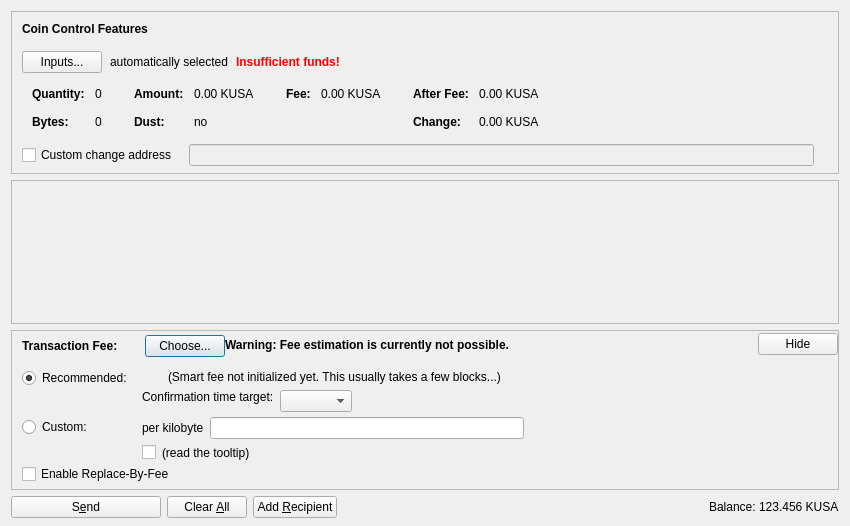
<?xml version="1.0" encoding="UTF-8"?>
<ui version="4.0">
 <class>SendCoinsDialog</class>
 <widget class="QDialog" name="SendCoinsDialog">
  <property name="geometry">
   <rect>
    <x>0</x>
    <y>0</y>
    <width>850</width>
    <height>526</height>
   </rect>
  </property>
  <property name="windowTitle">
   <string>Send Coins</string>
  </property>
  <layout class="QVBoxLayout" name="verticalLayout" stretch="0,1,0,0">
   <property name="bottomMargin">
    <number>8</number>
   </property>
   <item>
    <widget class="QFrame" name="frameCoinControl">
     <property name="sizePolicy">
      <sizepolicy hsizetype="Expanding" vsizetype="Expanding">
       <horstretch>0</horstretch>
       <verstretch>0</verstretch>
      </sizepolicy>
     </property>
     <property name="maximumSize">
      <size>
       <width>16777215</width>
       <height>16777215</height>
      </size>
     </property>
     <property name="frameShape">
      <enum>QFrame::StyledPanel</enum>
     </property>
     <property name="frameShadow">
      <enum>QFrame::Sunken</enum>
     </property>
     <layout class="QVBoxLayout" name="verticalLayoutCoinControl2">
      <property name="spacing">
       <number>0</number>
      </property>
      <property name="leftMargin">
       <number>0</number>
      </property>
      <property name="topMargin">
       <number>0</number>
      </property>
      <property name="rightMargin">
       <number>0</number>
      </property>
      <property name="bottomMargin">
       <number>6</number>
      </property>
      <item>
       <layout class="QVBoxLayout" name="verticalLayoutCoinControl" stretch="0,0,0,0,1">
        <property name="spacing">
         <number>0</number>
        </property>
        <property name="leftMargin">
         <number>10</number>
        </property>
        <property name="topMargin">
         <number>10</number>
        </property>
        <item>
         <layout class="QHBoxLayout" name="horizontalLayoutCoinControl1">
          <property name="bottomMargin">
           <number>15</number>
          </property>
          <item>
           <widget class="QLabel" name="labelCoinControlFeatures">
            <property name="sizePolicy">
             <sizepolicy hsizetype="Preferred" vsizetype="Maximum">
              <horstretch>0</horstretch>
              <verstretch>0</verstretch>
             </sizepolicy>
            </property>
            <property name="font">
             <font>
              <weight>75</weight>
              <bold>true</bold>
             </font>
            </property>
            <property name="styleSheet">
             <string notr="true">font-weight:bold;</string>
            </property>
            <property name="text">
             <string>Coin Control Features</string>
            </property>
           </widget>
          </item>
         </layout>
        </item>
        <item>
         <layout class="QHBoxLayout" name="horizontalLayoutCoinControl2" stretch="0,0,0,0">
          <property name="spacing">
           <number>8</number>
          </property>
          <property name="bottomMargin">
           <number>10</number>
          </property>
          <item>
           <widget class="QPushButton" name="pushButtonCoinControl">
            <property name="styleSheet">
             <string notr="true"/>
            </property>
            <property name="text">
             <string>Inputs...</string>
            </property>
            <property name="autoDefault">
             <bool>false</bool>
            </property>
           </widget>
          </item>
          <item>
           <widget class="QLabel" name="labelCoinControlAutomaticallySelected">
            <property name="text">
             <string>automatically selected</string>
            </property>
            <property name="margin">
             <number>5</number>
            </property>
           </widget>
          </item>
          <item>
           <widget class="QLabel" name="labelCoinControlInsuffFunds">
            <property name="font">
             <font>
              <weight>75</weight>
              <bold>true</bold>
             </font>
            </property>
            <property name="styleSheet">
             <string notr="true">color:red;font-weight:bold;</string>
            </property>
            <property name="text">
             <string>Insufficient funds!</string>
            </property>
            <property name="margin">
             <number>5</number>
            </property>
           </widget>
          </item>
          <item>
           <spacer name="horizontalSpacerCoinControl">
            <property name="orientation">
             <enum>Qt::Horizontal</enum>
            </property>
            <property name="sizeHint" stdset="0">
             <size>
              <width>40</width>
              <height>1</height>
             </size>
            </property>
           </spacer>
          </item>
         </layout>
        </item>
        <item>
         <widget class="QWidget" name="widgetCoinControl" native="true">
          <property name="sizePolicy">
           <sizepolicy hsizetype="Preferred" vsizetype="Preferred">
            <horstretch>0</horstretch>
            <verstretch>0</verstretch>
           </sizepolicy>
          </property>
          <property name="minimumSize">
           <size>
            <width>0</width>
            <height>0</height>
           </size>
          </property>
          <property name="styleSheet">
           <string notr="true"/>
          </property>
          <layout class="QHBoxLayout" name="horizontalLayoutCoinControl5">
           <property name="leftMargin">
            <number>0</number>
           </property>
           <property name="topMargin">
            <number>0</number>
           </property>
           <property name="rightMargin">
            <number>0</number>
           </property>
           <property name="bottomMargin">
            <number>0</number>
           </property>
           <item>
            <layout class="QHBoxLayout" name="horizontalLayoutCoinControl3" stretch="0,0,0,1">
             <property name="spacing">
              <number>20</number>
             </property>
             <property name="topMargin">
              <number>0</number>
             </property>
             <property name="bottomMargin">
              <number>10</number>
             </property>
             <item>
              <layout class="QFormLayout" name="formLayoutCoinControl1">
               <property name="horizontalSpacing">
                <number>10</number>
               </property>
               <property name="verticalSpacing">
                <number>14</number>
               </property>
               <property name="leftMargin">
                <number>10</number>
               </property>
               <property name="topMargin">
                <number>4</number>
               </property>
               <property name="rightMargin">
                <number>6</number>
               </property>
               <item row="0" column="0">
                <widget class="QLabel" name="labelCoinControlQuantityText">
                 <property name="font">
                  <font>
                   <weight>75</weight>
                   <bold>true</bold>
                  </font>
                 </property>
                 <property name="text">
                  <string>Quantity:</string>
                 </property>
                 <property name="margin">
                  <number>0</number>
                 </property>
                </widget>
               </item>
               <item row="0" column="1">
                <widget class="QLabel" name="labelCoinControlQuantity">
                 <property name="cursor">
                  <cursorShape>IBeamCursor</cursorShape>
                 </property>
                 <property name="contextMenuPolicy">
                  <enum>Qt::ActionsContextMenu</enum>
                 </property>
                 <property name="text">
                  <string notr="true">0</string>
                 </property>
                 <property name="margin">
                  <number>0</number>
                 </property>
                 <property name="textInteractionFlags">
                  <set>Qt::LinksAccessibleByMouse|Qt::TextSelectableByKeyboard|Qt::TextSelectableByMouse</set>
                 </property>
                </widget>
               </item>
               <item row="1" column="0">
                <widget class="QLabel" name="labelCoinControlBytesText">
                 <property name="font">
                  <font>
                   <weight>75</weight>
                   <bold>true</bold>
                  </font>
                 </property>
                 <property name="text">
                  <string>Bytes:</string>
                 </property>
                </widget>
               </item>
               <item row="1" column="1">
                <widget class="QLabel" name="labelCoinControlBytes">
                 <property name="cursor">
                  <cursorShape>IBeamCursor</cursorShape>
                 </property>
                 <property name="contextMenuPolicy">
                  <enum>Qt::ActionsContextMenu</enum>
                 </property>
                 <property name="text">
                  <string notr="true">0</string>
                 </property>
                 <property name="textInteractionFlags">
                  <set>Qt::LinksAccessibleByMouse|Qt::TextSelectableByKeyboard|Qt::TextSelectableByMouse</set>
                 </property>
                </widget>
               </item>
              </layout>
             </item>
             <item>
              <layout class="QFormLayout" name="formLayoutCoinControl2">
               <property name="horizontalSpacing">
                <number>10</number>
               </property>
               <property name="verticalSpacing">
                <number>14</number>
               </property>
               <property name="leftMargin">
                <number>6</number>
               </property>
               <property name="topMargin">
                <number>4</number>
               </property>
               <property name="rightMargin">
                <number>6</number>
               </property>
               <item row="0" column="0">
                <widget class="QLabel" name="labelCoinControlAmountText">
                 <property name="font">
                  <font>
                   <weight>75</weight>
                   <bold>true</bold>
                  </font>
                 </property>
                 <property name="text">
                  <string>Amount:</string>
                 </property>
                 <property name="margin">
                  <number>0</number>
                 </property>
                </widget>
               </item>
               <item row="0" column="1">
                <widget class="QLabel" name="labelCoinControlAmount">
                 <property name="cursor">
                  <cursorShape>IBeamCursor</cursorShape>
                 </property>
                 <property name="contextMenuPolicy">
                  <enum>Qt::ActionsContextMenu</enum>
                 </property>
                 <property name="text">
                  <string notr="true">0.00 KUSA</string>
                 </property>
                 <property name="textInteractionFlags">
                  <set>Qt::LinksAccessibleByMouse|Qt::TextSelectableByKeyboard|Qt::TextSelectableByMouse</set>
                 </property>
                </widget>
               </item>
               <item row="1" column="0">
                <widget class="QLabel" name="labelCoinControlLowOutputText">
                 <property name="font">
                  <font>
                   <weight>75</weight>
                   <bold>true</bold>
                  </font>
                 </property>
                 <property name="text">
                  <string>Dust:</string>
                 </property>
                </widget>
               </item>
               <item row="1" column="1">
                <widget class="QLabel" name="labelCoinControlLowOutput">
                 <property name="cursor">
                  <cursorShape>IBeamCursor</cursorShape>
                 </property>
                 <property name="contextMenuPolicy">
                  <enum>Qt::ActionsContextMenu</enum>
                 </property>
                 <property name="text">
                  <string notr="true">no</string>
                 </property>
                 <property name="textInteractionFlags">
                  <set>Qt::LinksAccessibleByMouse|Qt::TextSelectableByKeyboard|Qt::TextSelectableByMouse</set>
                 </property>
                </widget>
               </item>
              </layout>
             </item>
             <item>
              <layout class="QFormLayout" name="formLayoutCoinControl3">
               <property name="horizontalSpacing">
                <number>10</number>
               </property>
               <property name="verticalSpacing">
                <number>14</number>
               </property>
               <property name="leftMargin">
                <number>6</number>
               </property>
               <property name="topMargin">
                <number>4</number>
               </property>
               <property name="rightMargin">
                <number>6</number>
               </property>
               <item row="0" column="0">
                <widget class="QLabel" name="labelCoinControlFeeText">
                 <property name="font">
                  <font>
                   <weight>75</weight>
                   <bold>true</bold>
                  </font>
                 </property>
                 <property name="text">
                  <string>Fee:</string>
                 </property>
                 <property name="margin">
                  <number>0</number>
                 </property>
                </widget>
               </item>
               <item row="0" column="1">
                <widget class="QLabel" name="labelCoinControlFee">
                 <property name="cursor">
                  <cursorShape>IBeamCursor</cursorShape>
                 </property>
                 <property name="contextMenuPolicy">
                  <enum>Qt::ActionsContextMenu</enum>
                 </property>
                 <property name="text">
                  <string notr="true">0.00 KUSA</string>
                 </property>
                 <property name="textInteractionFlags">
                  <set>Qt::LinksAccessibleByMouse|Qt::TextSelectableByKeyboard|Qt::TextSelectableByMouse</set>
                 </property>
                </widget>
               </item>
              </layout>
             </item>
             <item>
              <layout class="QFormLayout" name="formLayoutCoinControl4">
               <property name="horizontalSpacing">
                <number>10</number>
               </property>
               <property name="verticalSpacing">
                <number>14</number>
               </property>
               <property name="leftMargin">
                <number>6</number>
               </property>
               <property name="topMargin">
                <number>4</number>
               </property>
               <property name="rightMargin">
                <number>6</number>
               </property>
               <item row="0" column="0">
                <widget class="QLabel" name="labelCoinControlAfterFeeText">
                 <property name="font">
                  <font>
                   <weight>75</weight>
                   <bold>true</bold>
                  </font>
                 </property>
                 <property name="text">
                  <string>After Fee:</string>
                 </property>
                 <property name="margin">
                  <number>0</number>
                 </property>
                </widget>
               </item>
               <item row="0" column="1">
                <widget class="QLabel" name="labelCoinControlAfterFee">
                 <property name="cursor">
                  <cursorShape>IBeamCursor</cursorShape>
                 </property>
                 <property name="contextMenuPolicy">
                  <enum>Qt::ActionsContextMenu</enum>
                 </property>
                 <property name="text">
                  <string notr="true">0.00 KUSA</string>
                 </property>
                 <property name="textInteractionFlags">
                  <set>Qt::LinksAccessibleByMouse|Qt::TextSelectableByKeyboard|Qt::TextSelectableByMouse</set>
                 </property>
                </widget>
               </item>
               <item row="1" column="0">
                <widget class="QLabel" name="labelCoinControlChangeText">
                 <property name="font">
                  <font>
                   <weight>75</weight>
                   <bold>true</bold>
                  </font>
                 </property>
                 <property name="text">
                  <string>Change:</string>
                 </property>
                </widget>
               </item>
               <item row="1" column="1">
                <widget class="QLabel" name="labelCoinControlChange">
                 <property name="cursor">
                  <cursorShape>IBeamCursor</cursorShape>
                 </property>
                 <property name="contextMenuPolicy">
                  <enum>Qt::ActionsContextMenu</enum>
                 </property>
                 <property name="text">
                  <string notr="true">0.00 KUSA</string>
                 </property>
                 <property name="textInteractionFlags">
                  <set>Qt::LinksAccessibleByMouse|Qt::TextSelectableByKeyboard|Qt::TextSelectableByMouse</set>
                 </property>
                </widget>
               </item>
              </layout>
             </item>
            </layout>
           </item>
          </layout>
         </widget>
        </item>
        <item>
         <layout class="QHBoxLayout" name="horizontalLayoutCoinControl4" stretch="0,0,0">
          <property name="spacing">
           <number>12</number>
          </property>
          <property name="sizeConstraint">
           <enum>QLayout::SetDefaultConstraint</enum>
          </property>
          <property name="topMargin">
           <number>5</number>
          </property>
          <property name="rightMargin">
           <number>5</number>
          </property>
          <item>
           <widget class="QCheckBox" name="checkBoxCoinControlChange">
            <property name="toolTip">
             <string>If this is activated, but the change address is empty or invalid, change will be sent to a newly generated address.</string>
            </property>
            <property name="text">
             <string>Custom change address</string>
            </property>
           </widget>
          </item>
          <item>
           <widget class="QValidatedLineEdit" name="lineEditCoinControlChange">
            <property name="enabled">
             <bool>false</bool>
            </property>
            <property name="sizePolicy">
             <sizepolicy hsizetype="Expanding" vsizetype="Fixed">
              <horstretch>0</horstretch>
              <verstretch>0</verstretch>
             </sizepolicy>
            </property>
           </widget>
          </item>
          <item>
           <widget class="QLabel" name="labelCoinControlChangeLabel">
            <property name="sizePolicy">
             <sizepolicy hsizetype="Preferred" vsizetype="Expanding">
              <horstretch>0</horstretch>
              <verstretch>0</verstretch>
             </sizepolicy>
            </property>
            <property name="minimumSize">
             <size>
              <width>0</width>
              <height>0</height>
             </size>
            </property>
            <property name="text">
             <string/>
            </property>
            <property name="margin">
             <number>3</number>
            </property>
           </widget>
          </item>
         </layout>
        </item>
        <item>
         <spacer name="verticalSpacerCoinControl">
          <property name="orientation">
           <enum>Qt::Vertical</enum>
          </property>
          <property name="sizeHint" stdset="0">
           <size>
            <width>800</width>
            <height>1</height>
           </size>
          </property>
         </spacer>
        </item>
       </layout>
      </item>
     </layout>
    </widget>
   </item>
   <item>
    <widget class="QScrollArea" name="scrollArea">
     <property name="widgetResizable">
      <bool>true</bool>
     </property>
     <widget class="QWidget" name="scrollAreaWidgetContents">
      <property name="geometry">
       <rect>
        <x>0</x>
        <y>0</y>
        <width>830</width>
        <height>104</height>
       </rect>
      </property>
      <layout class="QVBoxLayout" name="verticalLayout_2" stretch="0,1">
       <property name="leftMargin">
        <number>0</number>
       </property>
       <property name="topMargin">
        <number>0</number>
       </property>
       <property name="rightMargin">
        <number>0</number>
       </property>
       <property name="bottomMargin">
        <number>0</number>
       </property>
       <item>
        <layout class="QVBoxLayout" name="entries">
         <property name="spacing">
          <number>6</number>
         </property>
        </layout>
       </item>
       <item>
        <spacer name="verticalSpacer">
         <property name="orientation">
          <enum>Qt::Vertical</enum>
         </property>
         <property name="sizeHint" stdset="0">
          <size>
           <width>20</width>
           <height>40</height>
          </size>
         </property>
        </spacer>
       </item>
      </layout>
     </widget>
    </widget>
   </item>
   <item>
    <widget class="QFrame" name="frameFee">
     <property name="sizePolicy">
      <sizepolicy hsizetype="Expanding" vsizetype="Expanding">
       <horstretch>0</horstretch>
       <verstretch>0</verstretch>
      </sizepolicy>
     </property>
     <property name="maximumSize">
      <size>
       <width>16777215</width>
       <height>16777215</height>
      </size>
     </property>
     <property name="frameShape">
      <enum>QFrame::StyledPanel</enum>
     </property>
     <property name="frameShadow">
      <enum>QFrame::Sunken</enum>
     </property>
     <layout class="QVBoxLayout" name="verticalLayoutFee1">
      <property name="spacing">
       <number>0</number>
      </property>
      <property name="leftMargin">
       <number>0</number>
      </property>
      <property name="topMargin">
       <number>0</number>
      </property>
      <property name="rightMargin">
       <number>0</number>
      </property>
      <property name="bottomMargin">
       <number>0</number>
      </property>
      <item>
       <layout class="QVBoxLayout" name="verticalLayoutFee2" stretch="0,0,0">
        <property name="spacing">
         <number>0</number>
        </property>
        <property name="leftMargin">
         <number>10</number>
        </property>
        <property name="topMargin">
         <number>0</number>
        </property>
        <item>
         <layout class="QHBoxLayout" name="horizontalLayoutFee1">
          <property name="bottomMargin">
           <number>0</number>
          </property>
          <item>
           <layout class="QVBoxLayout" name="verticalLayoutFee7">
            <property name="spacing">
             <number>0</number>
            </property>
            <item>
             <spacer name="verticalSpacerSmartFee">
              <property name="orientation">
               <enum>Qt::Vertical</enum>
              </property>
              <property name="sizeType">
               <enum>QSizePolicy::Fixed</enum>
              </property>
              <property name="sizeHint" stdset="0">
               <size>
                <width>1</width>
                <height>4</height>
               </size>
              </property>
             </spacer>
            </item>
            <item>
             <layout class="QHBoxLayout" name="horizontalLayoutSmartFee">
              <property name="spacing">
               <number>10</number>
              </property>
              <item>
               <widget class="QLabel" name="labelFeeHeadline">
                <property name="sizePolicy">
                 <sizepolicy hsizetype="Preferred" vsizetype="Maximum">
                  <horstretch>0</horstretch>
                  <verstretch>0</verstretch>
                 </sizepolicy>
                </property>
                <property name="font">
                 <font>
                  <weight>75</weight>
                  <bold>true</bold>
                 </font>
                </property>
                <property name="styleSheet">
                 <string notr="true">font-weight:bold;</string>
                </property>
                <property name="text">
                 <string>Transaction Fee:</string>
                </property>
               </widget>
              </item>
              <item>
               <widget class="QLabel" name="labelFeeMinimized">
                <property name="text">
                 <string/>
                </property>
               </widget>
              </item>
              <item>
               <widget class="QPushButton" name="buttonChooseFee">
                <property name="text">
                 <string>Choose...</string>
                </property>
               </widget>
              </item>
             </layout>
            </item>
            <item>
             <spacer name="verticalSpacer_5">
              <property name="orientation">
               <enum>Qt::Vertical</enum>
              </property>
              <property name="sizeHint" stdset="0">
               <size>
                <width>1</width>
                <height>1</height>
               </size>
              </property>
             </spacer>
            </item>
           </layout>
          </item>
          <item>
           <widget class="QLabel" name="fallbackFeeWarningLabel">
            <property name="toolTip">
             <string>Using the fallbackfee can result in sending a transaction that will take several hours or days (or never) to confirm. Consider choosing your fee manually or wait until you have validated the complete chain.</string>
            </property>
            <property name="font">
            <font>
                <weight>75</weight>
                <bold>true</bold>
            </font>
            </property>
            <property name="text">
             <string>Warning: Fee estimation is currently not possible.</string>
            </property>
            <property name="wordWrap">
             <bool>false</bool>
            </property>
           </widget>
          </item>
          <item>
           <spacer name="horizontalSpacer_4">
            <property name="orientation">
             <enum>Qt::Horizontal</enum>
            </property>
            <property name="sizeType">
             <enum>QSizePolicy::MinimumExpanding</enum>
            </property>
            <property name="sizeHint" stdset="0">
             <size>
              <width>40</width>
              <height>20</height>
             </size>
            </property>
           </spacer>
          </item>
          <item>
           <widget class="QPushButton" name="buttonMinimizeFee">
            <property name="toolTip">
             <string>collapse fee-settings</string>
            </property>
            <property name="text">
             <string>Hide</string>
            </property>
           </widget>
          </item>
         </layout>
        </item>
        <item>
         <widget class="QFrame" name="frameFeeSelection">
          <layout class="QVBoxLayout" name="verticalLayoutFee12">
           <property name="spacing">
            <number>0</number>
           </property>
           <property name="leftMargin">
            <number>0</number>
           </property>
           <property name="topMargin">
            <number>0</number>
           </property>
           <property name="rightMargin">
            <number>0</number>
           </property>
           <property name="bottomMargin">
            <number>0</number>
           </property>
           <item>
            <layout class="QGridLayout" name="gridLayoutFee">
             <property name="topMargin">
              <number>10</number>
             </property>
             <property name="bottomMargin">
              <number>4</number>
             </property>
             <property name="horizontalSpacing">
              <number>10</number>
             </property>
             <property name="verticalSpacing">
              <number>4</number>
             </property>
             <item row="1" column="1">
              <layout class="QVBoxLayout" name="verticalLayoutFee8">
               <property name="spacing">
                <number>6</number>
               </property>
               <item>
                <layout class="QHBoxLayout" name="horizontalLayoutFee13">
                 <item>
                  <widget class="QLabel" name="labelCustomPerKilobyte">
                   <property name="toolTip">
                    <string>If the custom fee is set to 1000 tanakas and the transaction is only 250 bytes, then &quot;per kilobyte&quot; only pays 250 satoshis in fee, while &quot;total at least&quot; pays 1000 satoshis. For transactions bigger than a kilobyte both pay by kilobyte.</string>
                   </property>
                   <property name="text">
                    <string>per kilobyte</string>
                   </property>
                  </widget>
                 </item>
                 <item>
                  <widget class="BitcoinAmountField" name="customFee"/>
                 </item>
                 <item>
                  <spacer name="horizontalSpacer_6">
                   <property name="orientation">
                    <enum>Qt::Horizontal</enum>
                   </property>
                   <property name="sizeHint" stdset="0">
                    <size>
                     <width>1</width>
                     <height>1</height>
                    </size>
                   </property>
                  </spacer>
                 </item>
                </layout>
               </item>
               <item>
                <layout class="QHBoxLayout" name="horizontalLayoutFee8">
                 <item>
                  <widget class="QCheckBox" name="checkBoxMinimumFee">
                   <property name="toolTip">
                    <string>Paying only the minimum fee is just fine as long as there is less transaction volume than space in the blocks. But be aware that this can end up in a never confirming transaction once there is more demand for kusacoin transactions than the network can process.</string>
                   </property>
                   <property name="text">
                    <string/>
                   </property>
                  </widget>
                 </item>
                 <item>
                  <widget class="QLabel" name="labelMinFeeWarning">
                   <property name="enabled">
                    <bool>true</bool>
                   </property>
                   <property name="toolTip">
                    <string>Paying only the minimum fee is just fine as long as there is less transaction volume than space in the blocks. But be aware that this can end up in a never confirming transaction once there is more demand for kusacoin transactions than the network can process.</string>
                   </property>
                   <property name="text">
                    <string>(read the tooltip)</string>
                   </property>
                   <property name="margin">
                    <number>5</number>
                   </property>
                  </widget>
                 </item>
                 <item>
                  <spacer name="horizontalSpacer_2">
                   <property name="orientation">
                    <enum>Qt::Horizontal</enum>
                   </property>
                   <property name="sizeHint" stdset="0">
                    <size>
                     <width>1</width>
                     <height>1</height>
                    </size>
                   </property>
                  </spacer>
                 </item>
                </layout>
               </item>
              </layout>
             </item>
             <item row="0" column="0">
              <layout class="QVBoxLayout" name="verticalLayoutFee4" stretch="0,1">
               <item>
                <widget class="QRadioButton" name="radioSmartFee">
                 <property name="text">
                  <string>Recommended:</string>
                 </property>
                 <property name="checked">
                  <bool>true</bool>
                 </property>
                 <attribute name="buttonGroup">
                  <string notr="true">groupFee</string>
                 </attribute>
                </widget>
               </item>
               <item>
                <spacer name="verticalSpacer_2">
                 <property name="orientation">
                  <enum>Qt::Vertical</enum>
                 </property>
                 <property name="sizeHint" stdset="0">
                  <size>
                   <width>1</width>
                   <height>1</height>
                  </size>
                 </property>
                </spacer>
               </item>
              </layout>
             </item>
             <item row="1" column="0">
              <layout class="QVBoxLayout" name="verticalLayoutFee9" stretch="0,1">
               <item>
                <widget class="QRadioButton" name="radioCustomFee">
                 <property name="text">
                  <string>Custom:</string>
                 </property>
                 <attribute name="buttonGroup">
                  <string notr="true">groupFee</string>
                 </attribute>
                </widget>
               </item>
               <item>
                <spacer name="verticalSpacer_6">
                 <property name="orientation">
                  <enum>Qt::Vertical</enum>
                 </property>
                 <property name="sizeHint" stdset="0">
                  <size>
                   <width>1</width>
                   <height>1</height>
                  </size>
                 </property>
                </spacer>
               </item>
              </layout>
             </item>
             <item row="0" column="1">
              <layout class="QVBoxLayout" name="verticalLayoutFee3" stretch="0,0,1">
               <property name="spacing">
                <number>6</number>
               </property>
               <property name="topMargin">
                <number>2</number>
               </property>
               <item>
                <layout class="QHBoxLayout" name="horizontalLayoutFee12">
                 <item>
                  <widget class="QLabel" name="labelSmartFee">
                   <property name="text">
                    <string/>
                   </property>
                   <property name="margin">
                    <number>2</number>
                   </property>
                  </widget>
                 </item>
                 <item>
                  <widget class="QLabel" name="labelFeeEstimation">
                   <property name="text">
                    <string/>
                   </property>
                  </widget>
                 </item>
                 <item>
                  <widget class="QLabel" name="labelSmartFee2">
                   <property name="text">
                    <string>(Smart fee not initialized yet. This usually takes a few blocks...)</string>
                   </property>
                   <property name="margin">
                    <number>2</number>
                   </property>
                  </widget>
                 </item>
                 <item>
                  <spacer name="horizontalSpacer_5">
                   <property name="orientation">
                    <enum>Qt::Horizontal</enum>
                   </property>
                   <property name="sizeHint" stdset="0">
                    <size>
                     <width>1</width>
                     <height>1</height>
                    </size>
                   </property>
                  </spacer>
                 </item>
                </layout>
               </item>
               <item>
                <layout class="QHBoxLayout" name="horizontalLayoutFee9">
                 <item>
                  <layout class="QVBoxLayout" name="verticalLayoutFee6">
                   <item>
                    <widget class="QLabel" name="labelSmartFee3">
                     <property name="text">
                      <string>Confirmation time target:</string>
                     </property>
                     <property name="margin">
                      <number>2</number>
                     </property>
                    </widget>
                   </item>
                   <item>
                    <spacer name="verticalSpacer_3">
                     <property name="orientation">
                      <enum>Qt::Vertical</enum>
                     </property>
                     <property name="sizeHint" stdset="0">
                      <size>
                       <width>1</width>
                       <height>1</height>
                      </size>
                     </property>
                    </spacer>
                   </item>
                  </layout>
                 </item>
                 <item>
                  <layout class="QVBoxLayout" name="verticalLayoutFee5">
                   <property name="rightMargin">
                    <number>30</number>
                   </property>
                   <item>
                    <layout class="QHBoxLayout" name="horizontalLayoutConfTarget">
                     <property name="bottomMargin">
                      <number>0</number>
                     </property>
                     <item>
                      <widget class="QComboBox" name="confTargetSelector"/>
                     </item>
                     <item>
                      <spacer name="horizontalSpacerConfTarget">
                       <property name="orientation">
                        <enum>Qt::Horizontal</enum>
                       </property>
                       <property name="sizeHint" stdset="0">
                        <size>
                         <width>40</width>
                         <height>20</height>
                        </size>
                       </property>
                      </spacer>
                     </item>
                    </layout>
                   </item>
                  </layout>
                 </item>
                </layout>
               </item>
               <item>
                <spacer name="verticalSpacer_4">
                 <property name="orientation">
                  <enum>Qt::Vertical</enum>
                 </property>
                 <property name="sizeHint" stdset="0">
                  <size>
                   <width>1</width>
                   <height>1</height>
                  </size>
                 </property>
                </spacer>
               </item>
              </layout>
             </item>
            </layout>
           </item>
           <item>
            <widget class="QCheckBox" name="optInRBF">
             <property name="text">
              <string>Enable Replace-By-Fee</string>
             </property>
             <property name="toolTip">
              <string>With Replace-By-Fee (BIP-125) you can increase a transaction's fee after it is sent. Without this, a higher fee may be recommended to compensate for increased transaction delay risk.</string>
             </property>
            </widget>
           </item>
          </layout>
         </widget>
        </item>
        <item>
         <spacer name="verticalSpacerFee">
          <property name="orientation">
           <enum>Qt::Vertical</enum>
          </property>
          <property name="sizeHint" stdset="0">
           <size>
            <width>40</width>
            <height>5</height>
           </size>
          </property>
         </spacer>
        </item>
       </layout>
      </item>
     </layout>
    </widget>
   </item>
   <item>
    <layout class="QHBoxLayout" name="horizontalLayout">
     <item>
      <widget class="QPushButton" name="sendButton">
       <property name="minimumSize">
        <size>
         <width>150</width>
         <height>0</height>
        </size>
       </property>
       <property name="toolTip">
        <string>Confirm the send action</string>
       </property>
       <property name="text">
        <string>S&amp;end</string>
       </property>
       <property name="icon">
        <iconset resource="../bitcoin.qrc">
         <normaloff>:/icons/send</normaloff>:/icons/send</iconset>
       </property>
       <property name="autoDefault">
        <bool>false</bool>
       </property>
       <property name="default">
        <bool>false</bool>
       </property>
      </widget>
     </item>
     <item>
      <widget class="QPushButton" name="clearButton">
       <property name="sizePolicy">
        <sizepolicy hsizetype="Minimum" vsizetype="Fixed">
         <horstretch>0</horstretch>
         <verstretch>0</verstretch>
        </sizepolicy>
       </property>
       <property name="toolTip">
        <string>Clear all fields of the form.</string>
       </property>
       <property name="text">
        <string>Clear &amp;All</string>
       </property>
       <property name="icon">
        <iconset resource="../bitcoin.qrc">
         <normaloff>:/icons/remove</normaloff>:/icons/remove</iconset>
       </property>
       <property name="autoDefault">
        <bool>false</bool>
       </property>
      </widget>
     </item>
     <item>
      <widget class="QPushButton" name="addButton">
       <property name="toolTip">
        <string>Send to multiple recipients at once</string>
       </property>
       <property name="text">
        <string>Add &amp;Recipient</string>
       </property>
       <property name="icon">
        <iconset resource="../bitcoin.qrc">
         <normaloff>:/icons/add</normaloff>:/icons/add</iconset>
       </property>
       <property name="autoDefault">
        <bool>false</bool>
       </property>
      </widget>
     </item>
     <item>
      <spacer name="horizontalSpacer">
       <property name="orientation">
        <enum>Qt::Horizontal</enum>
       </property>
       <property name="sizeHint" stdset="0">
        <size>
         <width>40</width>
         <height>20</height>
        </size>
       </property>
      </spacer>
     </item>
     <item>
      <layout class="QHBoxLayout" name="horizontalLayout_2">
       <property name="spacing">
        <number>3</number>
       </property>
       <item>
        <widget class="QLabel" name="label">
         <property name="sizePolicy">
          <sizepolicy hsizetype="Preferred" vsizetype="Fixed">
           <horstretch>0</horstretch>
           <verstretch>0</verstretch>
          </sizepolicy>
         </property>
         <property name="text">
          <string>Balance:</string>
         </property>
        </widget>
       </item>
       <item>
        <widget class="QLabel" name="labelBalance">
         <property name="sizePolicy">
          <sizepolicy hsizetype="Preferred" vsizetype="Fixed">
           <horstretch>0</horstretch>
           <verstretch>0</verstretch>
          </sizepolicy>
         </property>
         <property name="cursor">
          <cursorShape>IBeamCursor</cursorShape>
         </property>
         <property name="text">
          <string notr="true">123.456 KUSA</string>
         </property>
         <property name="textInteractionFlags">
          <set>Qt::LinksAccessibleByMouse|Qt::TextSelectableByKeyboard|Qt::TextSelectableByMouse</set>
         </property>
        </widget>
       </item>
      </layout>
     </item>
    </layout>
   </item>
  </layout>
 </widget>
 <customwidgets>
  <customwidget>
   <class>QValidatedLineEdit</class>
   <extends>QLineEdit</extends>
   <header>qt/qvalidatedlineedit.h</header>
  </customwidget>
  <customwidget>
   <class>BitcoinAmountField</class>
   <extends>QLineEdit</extends>
   <header>qt/bitcoinamountfield.h</header>
   <container>1</container>
  </customwidget>
 </customwidgets>
 <resources>
  <include location="../bitcoin.qrc"/>
 </resources>
 <connections/>
 <buttongroups>
  <buttongroup name="groupFee"/>
 </buttongroups>
</ui>
